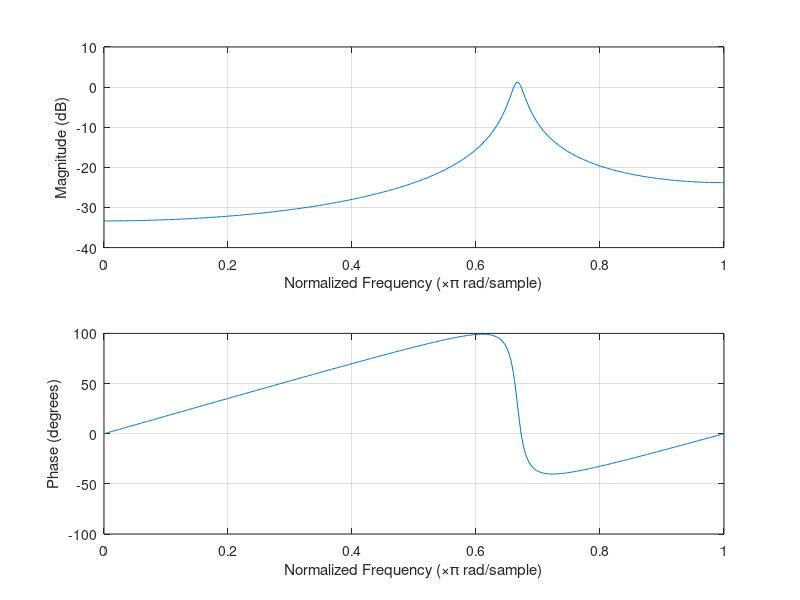
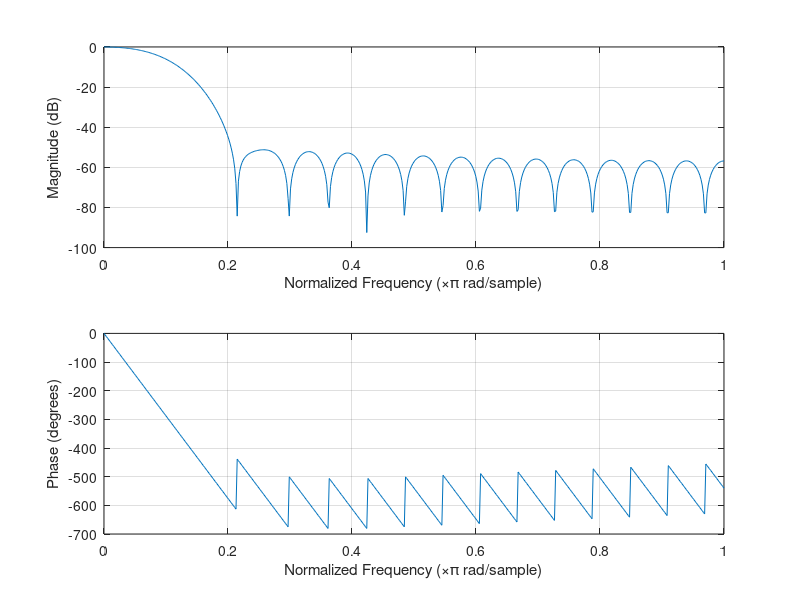

MATLAB code to generate these figures, in order: (Note: this script raises an error after producing the figures.)
%IIR Design
close all;

% Сигнал
CarrierFreq = 100000;        %Несущая частота
Ts = 1/CarrierFreq;         %Период несущей
DutyCycle = 50;             %Скважность несущей в процентах
ModFreq = CarrierFreq/128;   %Модулирующая частота
Tbit = 1/ModFreq;           %Период модулирующей
Ni = 10;                   %Количество генерируемых импульсов
            
fd = 3*CarrierFreq;         %Частота дискретизации
dt = 1/fd; %Период дискретизации
N = ceil(Ni*Tbit/dt)  % Количество отсчётов
time = linspace(0,dt*N,N);  %Отсчёты оси времени сигнала
razmach = 255;              %Размах генерируемого сигнала

% Параметры шума
noise_pwr = 0;            %Мощность шума в Вт
flatNoise = 0;

% Расчёт коэффициентов цифрового резонатора
figure;
a = [0 0 0];
b = [0 0 0];

a(1) = (1-exp(-2*pi*4*ModFreq/fd));

b(1) = 1;
b(2) = -(2*exp(-pi*4*ModFreq/fd)*cos(2*pi*CarrierFreq/fd));
b(3) = exp(-2*pi*4*ModFreq/fd);

% Вывод рассчитанных коэффициентов фильтра
disp(['a = ',num2str(a)]);
disp(['b = ',num2str(b)]);

% Построение АЧХ и ФЧХ фильтра
freqz(a,b);

% Масштабирование коэффициентов фильтра
a(1) = round(256*a(1));

b(1) = round(256*b(1));
b(2) = round(256*b(2));
b(3) = round(256*b(3));

disp(['a_norm = ',num2str(a)]);
disp(['b_norm = ',num2str(b)]);

freqz(a,b);

dec = 32;   %Коэффициент прореживания отсчётов
decCoeffs = fir1(dec, 0.1);
figure;
freqz(decCoeffs);

perr = zeros(1,100);
%noise_pwr = linspace(0,200,100);
%flatNoise = linspace(0,200,100);
%for k = 1:100
%-------------------------------------------------------------------------

% Cлучайный информационный сигнал
info = [zeros(1,floor(Ni/2)) ones(1,floor(Ni/2))];
info = info(randperm(Ni));
InfoModulation = zeros(1,N);
for i = 1:Ni-1
    for j = 1:(floor(Tbit/dt/2))
        InfoModulation(i*floor(Tbit/dt)+j) = info(i);
    end
end

% Генерация сигнала
Carrier = razmach*0.5*(square(2*pi*time*100000, DutyCycle) + 1);
Modulation = 0.5*(square(2*pi*time*ModFreq + pi) + 1);

%Modulation = InfoModulation;

noise = wgn(1,N,noise_pwr^2,'linear');
Signal = Carrier.*Modulation + noise + flatNoise;
%Signal = Carrier.*InfoModulation + noise + flatNoise;
Signal = ConstrainSignal(Signal); %Ограничение сигнала от 0 до 255

%Реализация цифрового резонатора
FILT = zeros(1,N);
for i = 3:N
    Akkum = 0;
    Akkum = Akkum + Signal(i)*a(1);
    %
    Akkum = Akkum - FILT(i - 1)*b(2);
    Akkum = Akkum - FILT(i - 2)*b(3);
    FILT(i) = Akkum/256;
end

AD = zeros(1,N);

%Амплитудный детектор
for i = 1:N
    if FILT(i) < 0
        AD(i) = -FILT(i);
    else
        AD(i) = FILT(i);
    end
end

%Децимация сигнала
max = 0;
DecN = floor(N/dec);    %Длительность последовательности после децимации
Decimated = zeros(1,DecN);
timedec = linspace(0,DecN*dec*dt,DecN);  %Ось времени
for i = dec:dec:N
    Sum = 0;
    for j = 1:dec
        Sum = Sum + FILT(i - dec + j)*decCoeffs(j);   
    end
    if Sum > max
        max = Sum;
    end
    Decimated(floor(i/dec)) = Sum;  %Усреднение прореженных отсчётов
end

% Согласованная фильтрация
SFiltered = (1:DecN);
SF = zeros(1,6);
Koeffs = [1 1 1 -1 -1 -1];
for i = 1:DecN
    for j = 1:6
        if (i-j > 0)
            SF(j) = Decimated(i-j);
        end
    end
    SFiltered(i) = SF*Koeffs.';
end

% Пороговая обработка
Porog = (1:DecN);
max = 50;
for i = 6:DecN
    if SFiltered(i) > max
        %max = SFiltered(i);
    end

    if SFiltered(i) > max*0.5
        Porog(i) = 255;
    else
        Porog(i) = 0;
    end
end

NumErrors = 0;
flag = 0;
for i = 2:DecN
    if Porog(i) > Porog(i - 1)
        flag = 1;
    end

    if Modulation(i*dec) ~= Modulation((i-1)*dec)
        if Modulation((i-1)*dec) ~= flag
            NumErrors = NumErrors + 1;
        end
        flag = 0;
    end
end
disp("Errors")
disp(NumErrors);
%perr(k) = NumErrors/Ni;
%end
%-------------------------------------------------------------------------

%figure;
%SNR = zeros(0,N);
%for t = 1:100
    %SNR(t) = 255/noise_pwr(t);
    %SNR(t) = 255/flatNoise(t);
%end
%semilogy(SNR,perr);
%disp(perr)
%xlim([1,5])
%grid on;

% Сигнал после фильтра и детектора
figure;
Y = [Signal.',FILT.',AD.'];
h = stackedplot(time,Y);
h.AxesProperties(1).YLimits = [0 275];
h.AxesProperties(2).YLimits = [-275 275];
h.AxesProperties(3).YLimits = [-275 275];
xlim([0,2*Tbit]);
legend('show');
grid on;

figure;
plot(time,Signal.','k','LineWidth',1.5);
ylim([0 300]);
xlim([0,2*Tbit]);
grid on;

figure;
plot(time,FILT.','k','LineWidth',1.5);
ylim([-300 300]);
xlim([0,2*Tbit]);
grid on;

figure;
plot(time,AD.','k','LineWidth',1.5);
ylim([0 300]);
xlim([0,2*Tbit]);
grid on;

% Сигнал после децимации
figure;
plot(timedec,Decimated,'k','LineWidth',1.5);
xlim([0,2*Tbit]);
grid on;

% Сигнал после СФ
figure;
plotpor = max*0.5*ones(1,N);
plot(timedec,SFiltered,'k',time,255*Modulation,'k:',time, plotpor,'k--','LineWidth',1.5);
xlim([0,4*Tbit]);
grid on;


figure;
%plot(timedec,Porog,time,255*InfoModulation);
plot(timedec,Porog,time,255*Modulation,time, plotpor);
xlim([0,10*Tbit]);
grid on;

%Функция ограничения сигнала
function Output = ConstrainSignal(Data)
N = length(Data);
Output = Data;
for i = 1:N
    if Output(i) > 255
        Output(i) = 255;
    end
    if Output(i) < 0
        Output(i) = 0;
    end
end
end